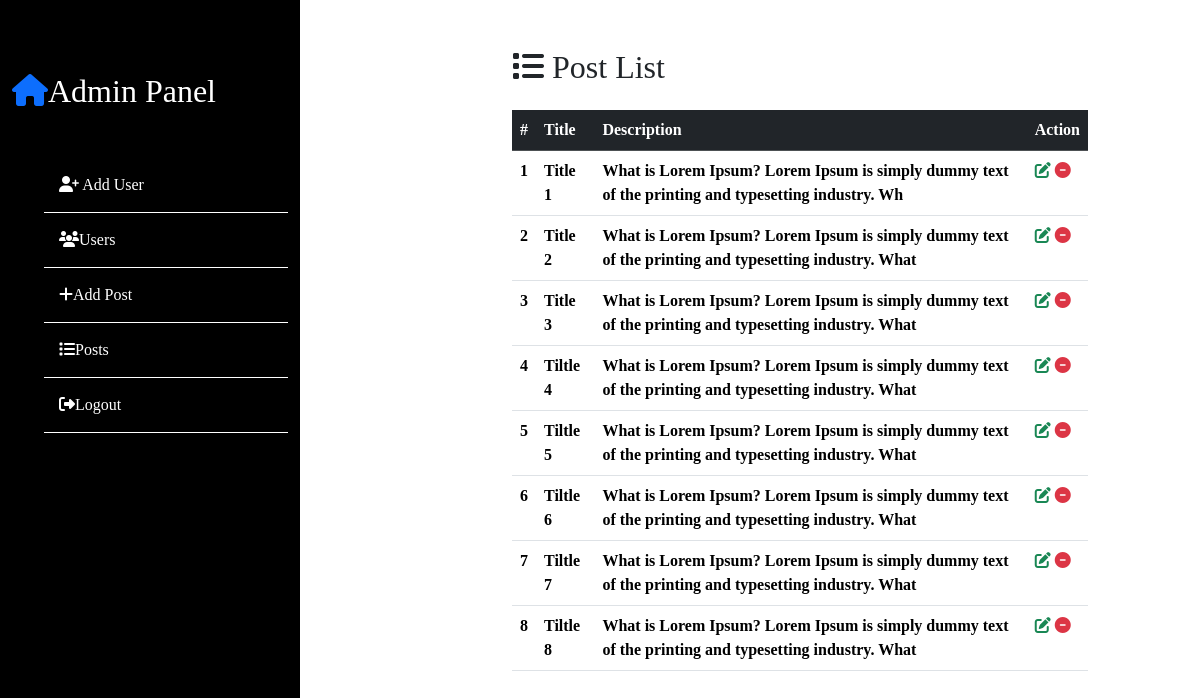
/views/backends/admin.php?page=posts (signed in), run on an earlier commit of the app's database.
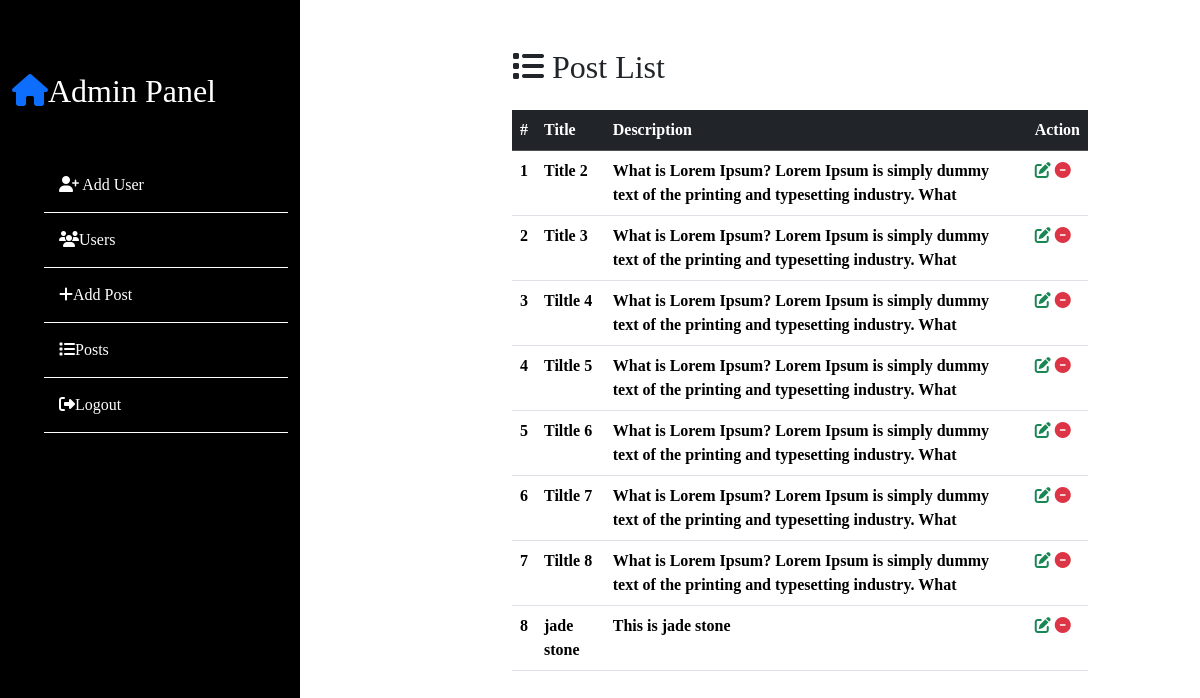
And on a later commit of the database.
### tables this page shows
CREATE TABLE `posts` (
  `id` int(11) NOT NULL,
  `title` varchar(255) NOT NULL,
  `description` text NOT NULL,
  `image` varchar(255) NOT NULL,
  `created_at` timestamp NOT NULL DEFAULT current_timestamp(),
  `updated_at` timestamp NOT NULL DEFAULT current_timestamp()
);

### app/Post.php (called while the page is built, shortened)
<?php
	class Post{
		private $conn;
		public function __construct($connection){
				$this->conn=$connection;
		}
		public function getAll(){
		try{
				$status=$this->conn->prepare("SELECT * FROM posts");
				$status->execute();
				$users=$status->fetchAll(PDO::FETCH_ASSOC);
				return $users;
		}catch(Exception $e){
		}
	}
	}
?>

### views/backends/posts/posts.php (the view, shortened to what this page needs)
<div class="col-md-6 offset-md-2">
	<h2 class="mt-5"><i class="fa-solid fa-list"></i>
		Post List
	</h2>
	<table class="table mt-4">
		<thead class="table-dark">
			<tr>
				<th>#</th>
				<th>Title</th>
				<th>Description</th>
				<th>Action</th>
			</tr>
		</thead>
		<tbody>
			<?php
			$no = 1;
			 foreach($postList as $post) { ?>
			 	<tr>
			 		<th>
			 			<?php echo $no ?>
			 		</th>
			 		<th><?php echo $post["title"] ?></th>
			 		<th><?php echo substr($post["description"],0,100) ?></th>
			 		<th><a href="admin.php?page=post_edit&id=<?php echo $post["id"]?>" class="text-success"><i class="fa-solid fa-pen-to-square"></i></a>
			 			<a href="admin.php?page=post_delete&id=<?php echo $post["id"]?>" class="text-danger"><i class="fa-solid fa-circle-minus"></i></a>
			 		</th>
			 	</tr>
			 <?php
			 $no++;
			 }
			?>
		</tbody>
	</table>
</div>

What changed in the data, as far as the page shows it:
removed posts: title "Title 1", description "What is Lorem Ipsum? Lorem Ipsum is simply dummy text of the printing and typesetting industry. Wh"
added posts: title "jade stone", description "This is jade stone"
